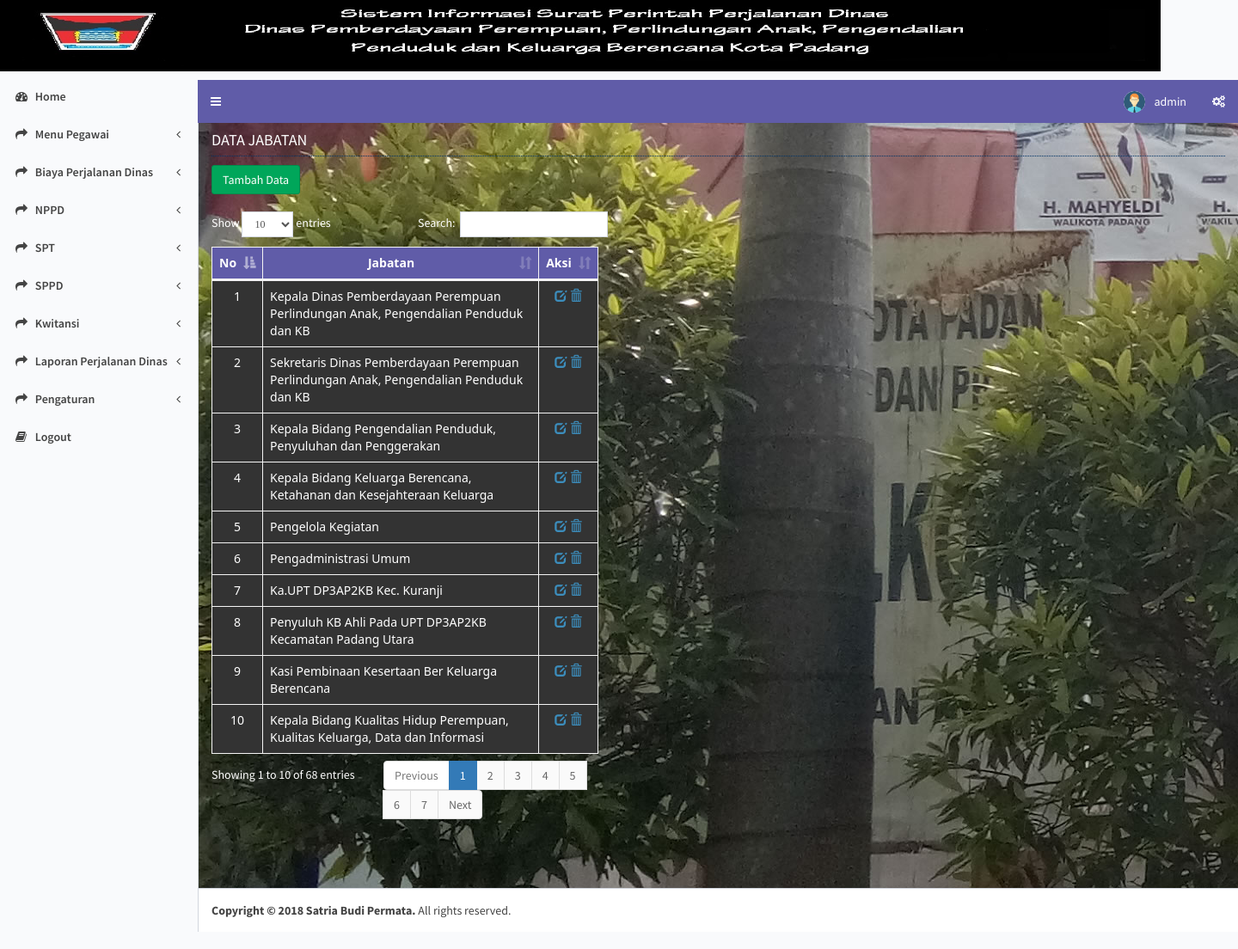
The page /media.php?module=jabatan (signed in) on the database its author committed.
### tables this page shows
CREATE TABLE IF NOT EXISTS `jabatan` (
  `id_jabatan` int(5) NOT NULL AUTO_INCREMENT,
  `jabatan` varchar(200) NOT NULL,
  PRIMARY KEY (`id_jabatan`)
);

### modul/mod_jabatan/jabatan.php (the view, shortened to what this page needs)
<?php
$aksi="modul/mod_jabatan/aksi_jabatan.php";
switch($_GET[act]){
  default:
      $tampil = mysql_query("SELECT * FROM jabatan");
  echo   "
  <h2>DATA JABATAN</h2>
                 <input type=button value='Tambah Data' class='btn btn-success'
          onclick=\"window.location.href='?module=jabatan&act=tambahjabatan';\"><br /><br />";
    echo "<div style=\"width:450px\">
    <table id=\"example1\" class=\"table table-bordered table-hover\">
          <thead><tr><th>No</th><th>jabatan</th><th>aksi</th></tr></thead>";
    $no=1;
	echo "<tbody>";
    while ($r=mysql_fetch_array($tampil)){
       echo "<tr><td align='center' style=\"background-color: #333333\">$no</td>
             <td style=\"background-color: #333333\">$r[jabatan]</td>
             <td align='center' style=\"background-color: #333333\"><a href=?module=jabatan&act=editjabatan&id=$r[id_jabatan]><span class=\"glyphicon glyphicon-edit\"></a>
			 <a href=$aksi?module=jabatan&act=hapus&id=$r[id_jabatan] onClick=\"return confirm('Apakah Anda benar-benar mau menghapusnya?')\"><span class=\"glyphicon glyphicon-trash\"></a></td></tr>";
      $no++;
    }
    echo "</tbody></table></div>";
    break;
}
?>

### css/style_properti.css (style rules this page uses)
table { font-family: "Segoe UI", Frutiger,Tahoma,Helvetica,"Helvetica Neue", Arial, sans-serif; font-size: 1.0em; border-width: 1px; border-style: solid; border-color: #dddddd; border-collapse: collapse; margin: 20px 0px 0px 0px; background:#FFF; }
.table tr:nth-child(odd) td { background-color:#EEEADD; }
th { font-size: 1.0em; text-align: center; border: 1px solid #dddddd; text-transform: capitalize; text-align: center; background-color:#605CA8; color:#FFF; }
td { padding: 0.1em; vertical-align: top; border-width: 1px; border-style: solid; border-color: #dddddd; border-collapse: collapse; }
h2 { font-size: 1.3em; line-height: 200%; border-bottom: 1px dotted #003366; }

### rows shown on the page
jabatan: jabatan "Kepala Dinas Pemberdayaan Perempuan Perlindungan Anak, Pengendalian Penduduk dan KB"
jabatan: jabatan "Sekretaris Dinas Pemberdayaan Perempuan Perlindungan Anak, Pengendalian Penduduk dan KB"
jabatan: jabatan "Kepala Bidang Pengendalian Penduduk, Penyuluhan dan Penggerakan"
jabatan: jabatan "Kepala Bidang Keluarga Berencana, Ketahanan dan Kesejahteraan Keluarga"
jabatan: jabatan "Pengelola Kegiatan"
jabatan: jabatan "Pengadministrasi Umum"
jabatan: jabatan "Ka.UPT DP3AP2KB Kec. Kuranji"
jabatan: jabatan "Penyuluh KB Ahli Pada UPT DP3AP2KB Kecamatan Padang Utara"
jabatan: jabatan "Kasi Pembinaan Kesertaan Ber Keluarga Berencana"
jabatan: jabatan "Kepala Bidang Kualitas Hidup Perempuan, Kualitas Keluarga, Data dan Informasi"

### other values the page prints
$_SESSION[namauser] "admin"
